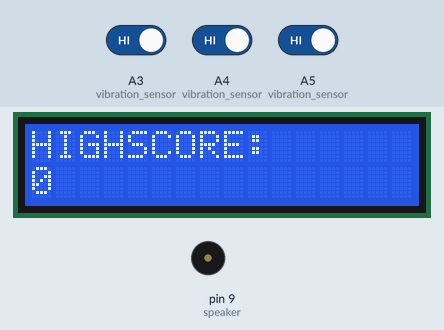
Recording of a sketch running on a simulated Arduino Nano, built with avr-gcc and run on an emulated ATmega328P. Parts: 16×2 character LCD, buzzer (waves = sounding). The test bench sets the inputs (shaded band); at power-on: A3 (vibration_sensor) HIGH, A4 (vibration_sensor) HIGH, A5 (vibration_sensor) HIGH.

Above: at 1.2 s.
1.3 s: A3 (vibration_sensor) driven LOW
At 1.4 s:
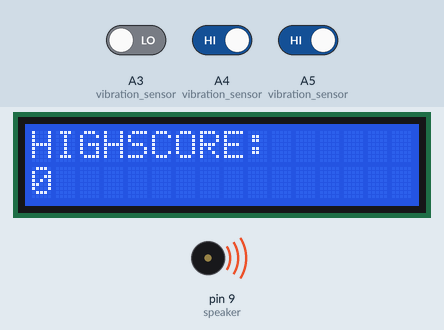
3.4 s: A4 (vibration_sensor) driven LOW
6.0 s: A5 (vibration_sensor) driven LOW
At 6.6 s:
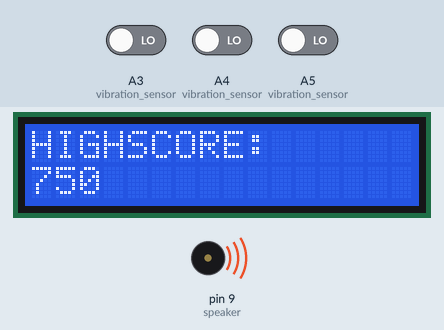
7.8 s: A3 (vibration_sensor) driven HIGH
At 8.71 s:
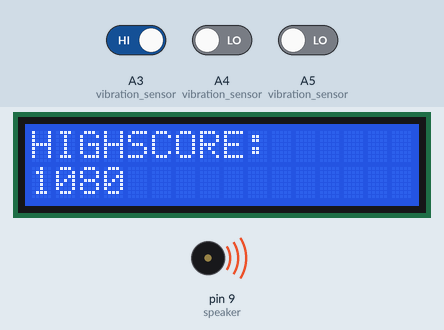
10.0 s: A4 (vibration_sensor) driven HIGH
At 10.41 s:
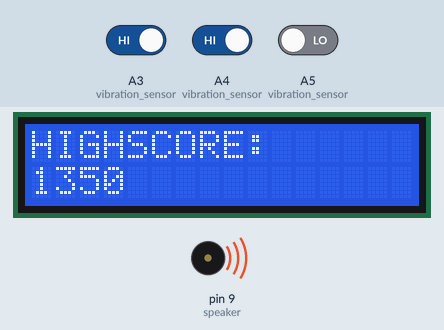
Timing chart, 0 to 12.8 s (numbered marks = the images above; inputs shaded):
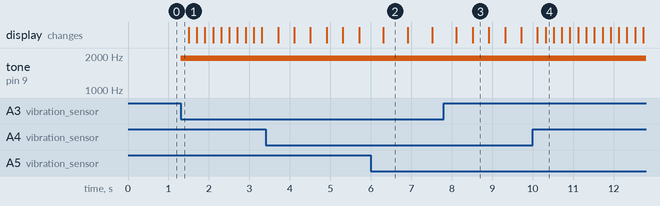

Measured:
- after the input at 1.3 s, tone on pin 9 (speaker): silent → 1915 Hz at once
- what the display in image 2 shows lasts 0.6 s, from 6.3 s to 6.9 s
- what the display in image 3 shows lasts 0.4 s, from 8.5 s to 8.9 s

The sketch:

Arduino-fliper-program-01.ino
```cpp
/*
 * This is program code that controls the sensors, the speaker and is used to print on the LCD screen
 */

#include <LiquidCrystal.h>

LiquidCrystal lcd(6, 7, 1, 2, 3, 4);

int Score = 0;
int speaker = 9;

void setup() {
  //definiramo pinove na MKR1000
  pinMode(A3, INPUT); //  vibration sensor
  pinMode(A4, INPUT); //  vibration sensor
  pinMode(A5, INPUT); //  vibration sensor
  pinMode(A6, INPUT); // reset button
  pinMode(speaker, OUTPUT); // speaker

  // postavke za LCD:
  lcd.begin(16, 2);
  lcd.clear();

  lcd.print("HIGHSCORE:");  // prints on the screen "HIGHSCORE"
}

void loop() {

  lcd.setCursor(0, 1);

  if (digitalRead(A3) == LOW) { // if the vibration sensor recorded a "hit"
    tone(speaker, 1915,200); // activate the speaker
    Score += 30; // add points to the total score
    delay(200); // pause 200 milliseconds
  }

  if (digitalRead(A4) == LOW) { // vibration sensor
    tone(speaker, 1915,200);
    Score += 30;
    delay(200);
  }

  if (digitalRead(A5) == LOW) { // vibration sensor
    tone(speaker, 1915,200);
    Score += 30;
    delay(200);
  }

  if (digitalRead(A6) == HIGH) { // reset button
    Score = 0;
    lcd.clear();
    lcd.begin(16, 2);
    lcd.print("HIGHSCORE:");
    lcd.setCursor(0, 1);
    delay(200);
  }

  lcd.print(Score);  // prints the result of the game
}
```
